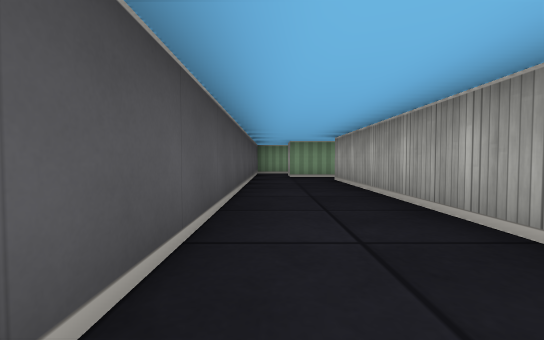
[1] (above)

16 first-person views from a walk through a cub3D ray-caster map. The camera is about half as high as the walls, tilts 2° down and sees 90° across. The floor is counted in squares. Each view is taken from the middle of a square. On the plan, view 1 faces up. The plan holds only what a view shows up to about 9 squares ahead; the rest is blank.

[2]
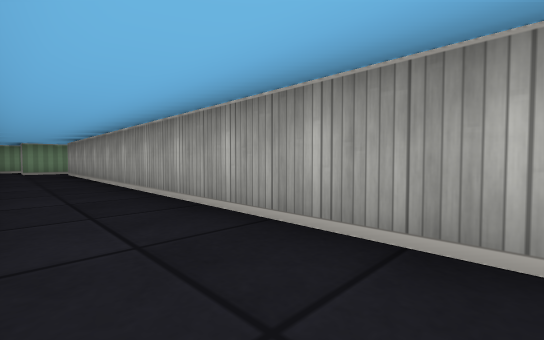

[3]
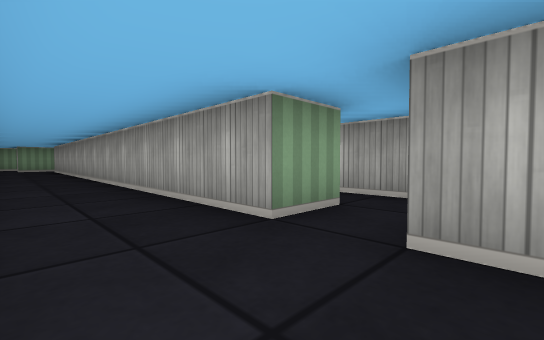

[4]
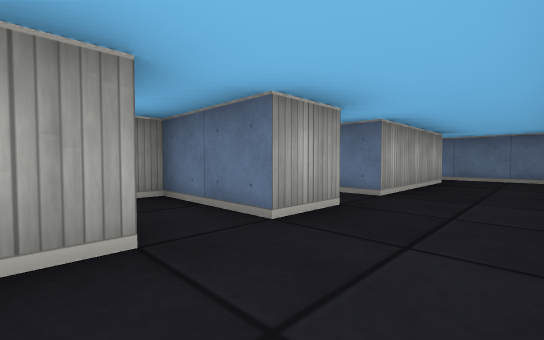

[5]
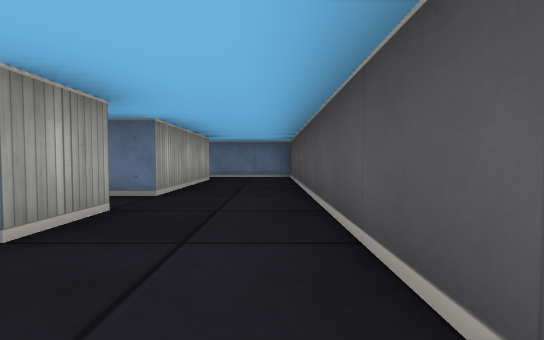

[6]
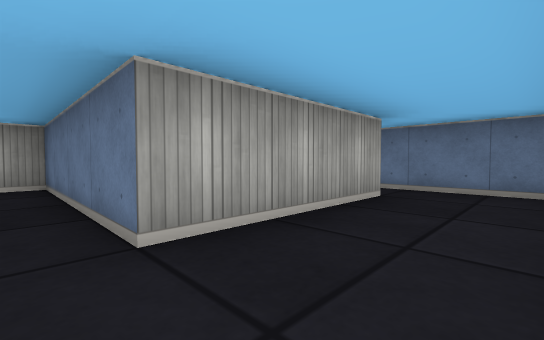

[7]
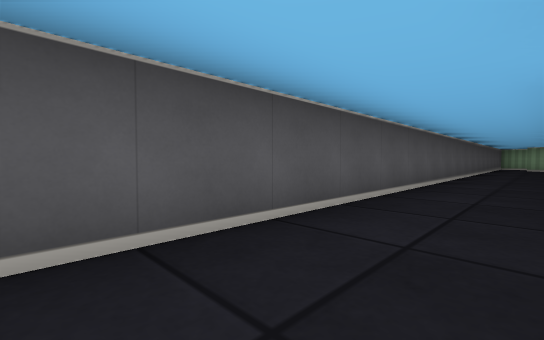

[8]
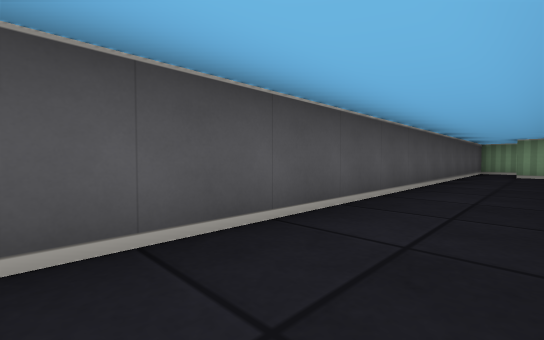

[9]
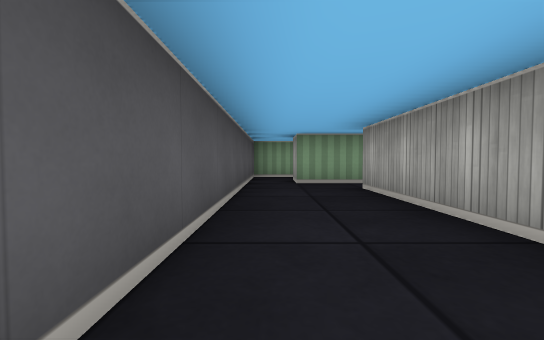

[10]
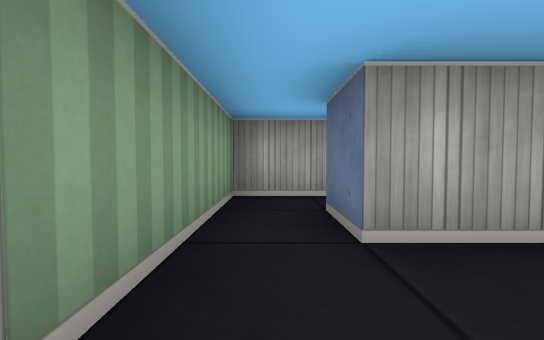

[11]
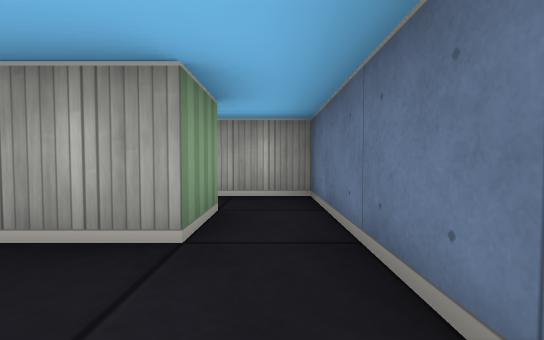

[12]
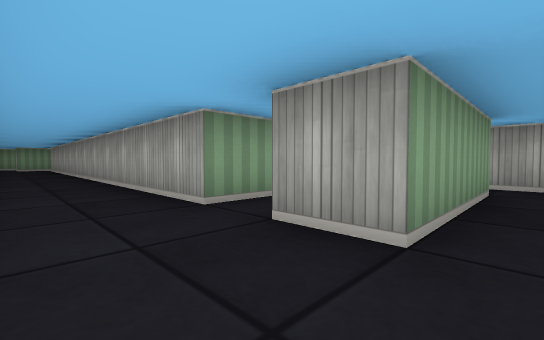

[13]
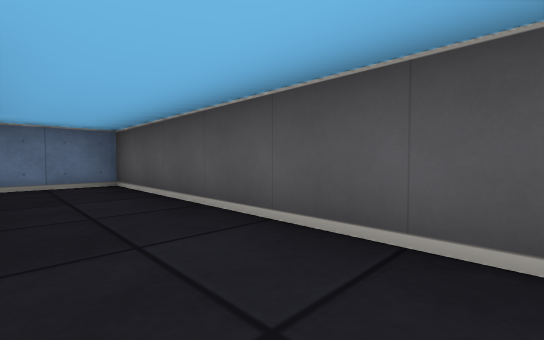

[14]
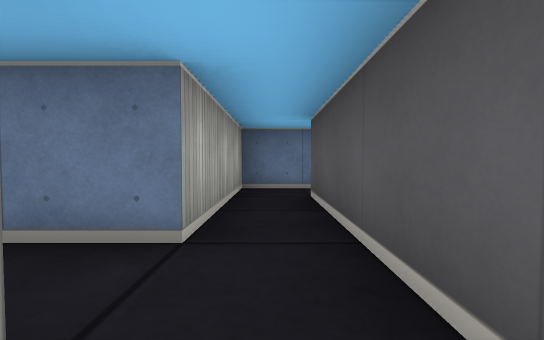

[15]
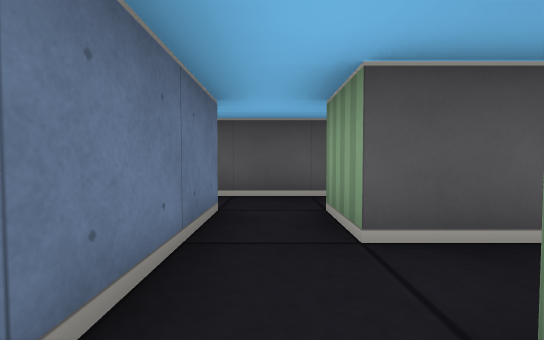

[16]
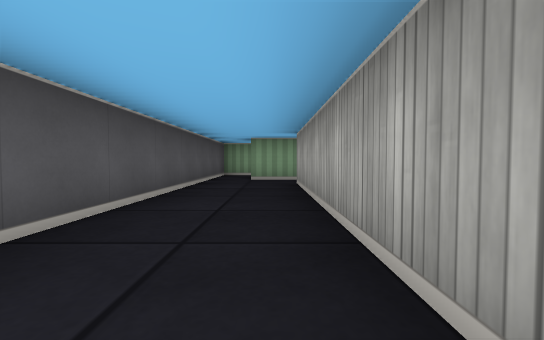

### Floor plan
Key: @ floor where view 1 was taken; # wall or solid block; . floor.
Columns run from 1 left of view 1 to 6 right of it. Each row starts with its distance up from view 1.
 10 ###
  9 #.
  8 #.####
  7 #....#
  6 #..#.#
  5 #..#
  4 #..#
  3 #..#
  2 #..#
  1 #..#
  0 #@.#
 -1 #..# #
 -2 #..#.#.#
 -3 #..#....
 -4 #..#.##
 -5 #..#.#
 -6 #....#
 -7 #..###.#
 -8 #......#
 -9 #..#####
-10 #..#
-11 #..#.#
-12 #....#
-13 ######

Positions as (right, up) in squares from view 1, and headings:
1: (0, 0), facing up
2: (0, -4), facing up-right
3: (0, -7), facing up-right
4: (0, -5), facing down-right
5: (0, -5), facing down
6: (0, -8), facing down-right
7: (1, -8), facing up-left
8: (1, -2), facing up-left
9: (0, 2), facing up
10: (0, 7), facing right
11: (0, -12), facing right
12: (0, -8), facing up-right
13: (1, -7), facing down-left
14: (3, -2), facing down
15: (6, -3), facing left
16: (1, 1), facing up
